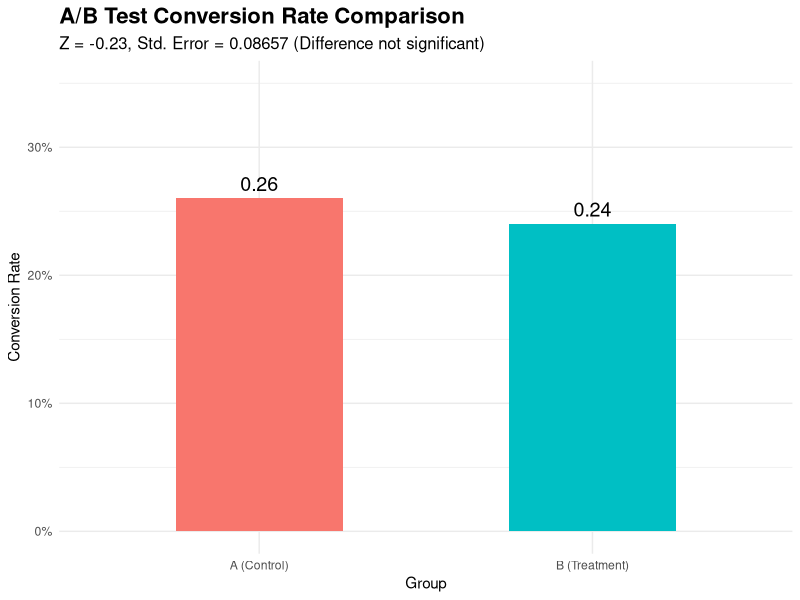

The R script that drew this image:
library(ggplot2)

# 1. create the dataframe
ab_data <- data.frame(
  group = c("A (Control)", "B (Treatment)"),
  conversion_rate = c(0.26, 0.24)
)

# 2. Z-Score and
z_value <- -0.23
std_error <- 0.08657

# 3. generate ggplot
ggplot(ab_data, aes(x = group, y = conversion_rate, fill = group)) +
  geom_bar(stat = "identity", width = 0.5) +
  geom_text(aes(label = sprintf("%.2f", conversion_rate)),
            vjust = -0.5, size = 5) +
  scale_y_continuous(labels = scales::percent_format(accuracy = 1),
                     limits = c(0, 0.35)) +
  labs(
    title = "A/B Test Conversion Rate Comparison",
    subtitle = sprintf("Z = %.2f, Std. Error = %.5f (Difference not significant)", z_value, std_error),
    x = "Group",
    y = "Conversion Rate"
  ) +
  theme_minimal() +
  theme(legend.position = "none",
        plot.title = element_text(size = 16, face = "bold"),
        plot.subtitle = element_text(size = 12))
